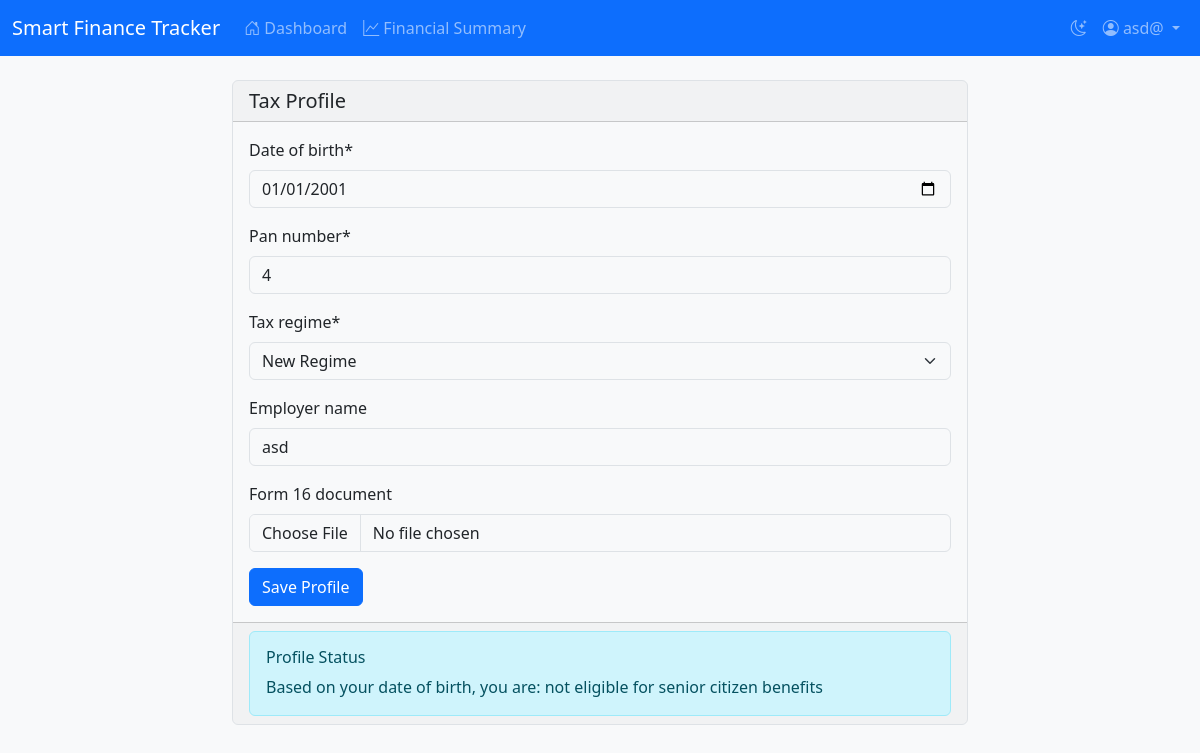
The page /tax-profile/ (signed in) on the database its author committed.
### tracker/models.py (models this page shows, shortened)
class UserTaxProfile(models.Model):
    REGIME_CHOICES = [
        ('old', 'Old Regime'),
        ('new', 'New Regime'),
    ]
    user = models.OneToOneField(User, on_delete=models.CASCADE)
    date_of_birth = models.DateField()
    pan_number = models.CharField(max_length=10)
    tax_regime = models.CharField(max_length=3, choices=REGIME_CHOICES, default='old')
    is_senior_citizen = models.BooleanField(default=False)
    is_super_senior_citizen = models.BooleanField(default=False)
    employer_name = models.CharField(max_length=200, blank=True)
    form_16_document = models.FileField(upload_to='form16/', null=True, blank=True)

### tracker/views.py (the view)
# urls.py: path('tax-profile/', views.tax_profile, name='tax_profile'),
@login_required
def tax_profile(request):
    try:
        tax_profile = UserTaxProfile.objects.get(user=request.user)
    except UserTaxProfile.DoesNotExist:
        tax_profile = None
    if request.method == 'POST':
        form = UserTaxProfileForm(request.POST, request.FILES, instance=tax_profile)
        if form.is_valid():
            profile = form.save(commit=False)
            profile.user = request.user
            profile.save()
            messages.success(request, 'Tax profile updated successfully.')
            return redirect('tracker:tax_profile')
    else:
        form = UserTaxProfileForm(instance=tax_profile)
    return render(request, 'tracker/tax_profile.html', {'form': form, 'tax_profile': tax_profile})

### tracker/forms.py
class UserTaxProfileForm(forms.ModelForm):
    class Meta:
        model = UserTaxProfile
        fields = ['date_of_birth', 'pan_number', 'tax_regime', 'employer_name', 'form_16_document']
        widgets = {
            'date_of_birth': forms.DateInput(attrs={'type': 'date'}),
        }

### tracker/templates/tracker/tax_profile.html (shortened to what this page needs)
{% extends "tracker/base.html" %}
{% load crispy_forms_tags %}
{% block content %}
<div class="row justify-content-center">
    <div class="col-md-8">
        <div class="card">
            <div class="card-header">
                <h5 class="card-title mb-0">Tax Profile</h5>
            </div>
            <div class="card-body">
                <form method="post" enctype="multipart/form-data">
                    {{ form|crispy }}
                    <button type="submit" class="btn btn-primary">Save Profile</button>
                </form>
            </div>
            {% if tax_profile %}
            <div class="card-footer">
                <div class="alert alert-info mb-0">
                    <h6 class="alert-heading">Profile Status</h6>
                    <p class="mb-0">
                        Based on your date of birth, you are:
                        {% if tax_profile.is_super_senior_citizen %}
                            a Super Senior Citizen (80+ years)
                        {% elif tax_profile.is_senior_citizen %}
                            a Senior Citizen (60+ years)
                        {% else %}
                            not eligible for senior citizen benefits
                        {% endif %}
                    </p>
                </div>
            </div>
            {% endif %}
        </div>
    </div>
</div>
{% endblock %}

### tracker/templates/tracker/base.html (shortened to what this page needs)
<!DOCTYPE html>
<html lang="en" data-bs-theme="light">
<head>
    <link href="https://cdn.jsdelivr.net/npm/bootstrap@5.3.2/dist/css/bootstrap.min.css" rel="stylesheet">
    <link href="https://cdn.jsdelivr.net/npm/bootstrap-icons@1.11.1/font/bootstrap-icons.css" rel="stylesheet">
</head>
<body>
    {% if user.is_authenticated %}
    <nav class="navbar navbar-expand-lg navbar-dark bg-primary">
        <div class="container-fluid">
            <a class="navbar-brand" href="{% url 'tracker:dashboard' %}">Smart Finance Tracker</a>
            <div class="collapse navbar-collapse" id="navbarNav">
                <ul class="navbar-nav me-auto">
                    <li class="nav-item">
                        <a class="nav-link {% if request.resolver_match.url_name == 'dashboard' %}active{% endif %}"
                           href="{% url 'tracker:dashboard' %}">
                            <i class="bi bi-house-door"></i> Dashboard
                        </a>
                    </li>
                    <li class="nav-item">
                        <a class="nav-link {% if request.resolver_match.url_name == 'financial_summary' %}active{% endif %}"
                           href="{% url 'tracker:financial_summary' %}">
                            <i class="bi bi-graph-up"></i> Financial Summary
                        </a>
                    </li>
                </ul>
                <ul class="navbar-nav">
                    <li class="nav-item">
                        <button class="nav-link" id="theme-toggle">
                            <i class="bi bi-moon-stars"></i>
                        </button>
                    </li>
                    <li class="nav-item dropdown">
                        <a class="nav-link dropdown-toggle" href="#" id="navbarDropdown" role="button"
                           data-bs-toggle="dropdown">
                            <i class="bi bi-person-circle"></i> {{ user.username }}
                        </a>
                    </li>
                </ul>
            </div>
        </div>
    </nav>
    {% endif %}
    <div class="container mt-4">
        {% block content %}
        {% endblock %}
    </div>
</body>
</html>

### tracker/templates/tracker/base.html (style rules this page uses)
:root[data-bs-theme="light"] { --bs-body-bg: #f8f9fa; --bs-body-color: #212529; --bs-heading-color: #212529; --bs-primary: #0d6efd; --bs-secondary: #6c757d; --bs-card-bg: #ffffff; --bs-border-color: #dee2e6; }
h1, h2, h3, h4, h5, h6 { color: var(--bs-heading-color); }
.card { background-color: var(--bs-card-bg); border-color: var(--bs-border-color); }

### rows shown on the page
UserTaxProfile: date_of_birth "01/01/2001", pan_number "4", tax_regime "New Regime", employer_name "asd"

### other values the page prints
{{ user.username }} "asd@"
